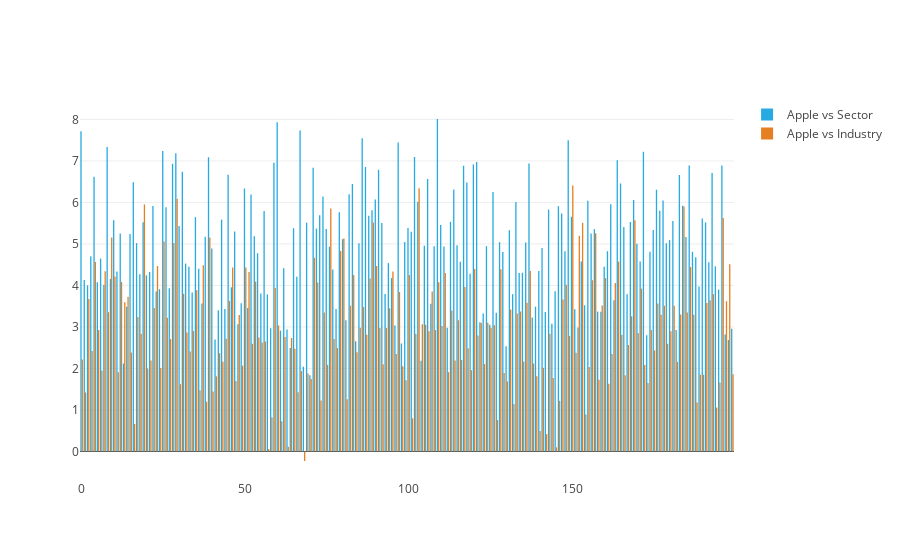

Notebook source saved alongside this figure:
### Markdown cell above
If what we are doing is comparison, do we really need to show all the points? Maybe we create two lines instead of one where we show the difference between Apple vs Sector, and Apple vs Industry?

### Code cell
apple_vs_sector = apple - sector
apple_vs_industry = apple - industry

# Create traces
sector_line = go.Bar(
    x = time,
    y = apple_vs_sector,
    name = 'Apple vs Sector',
    marker=dict(color='#27aae1')
)
industry_line = go.Bar(
    x = time,
    y = apple_vs_industry,
    name = 'Apple vs Industry',
    marker=dict(color='#e67e22'),
)
iplot([sector_line, industry_line])

### Figure 1 — Plotly figure (JSON) as saved in the notebook; plotly's stock layout.template omitted (floating-point values rounded to 4 significant figures; data arrays with more than 128 entries replaced by an {"elided": "..."} marker saying what was removed)
{"data": [{"marker": {"color": "#27aae1"}, "name": "Apple vs Sector", "type": "bar", "uid": "b26eac30-ca11-11e8-8161-02ccb4a0b651", "x": {"elided": "200 int values"}, "y": {"elided": "200 float values"}}, {"marker": {"color": "#e67e22"}, "name": "Apple vs Industry", "type": "bar", "uid": "b26eb69e-ca11-11e8-8161-02ccb4a0b651", "x": {"elided": "200 int values"}, "y": {"elided": "200 float values"}}], "layout": {}}
